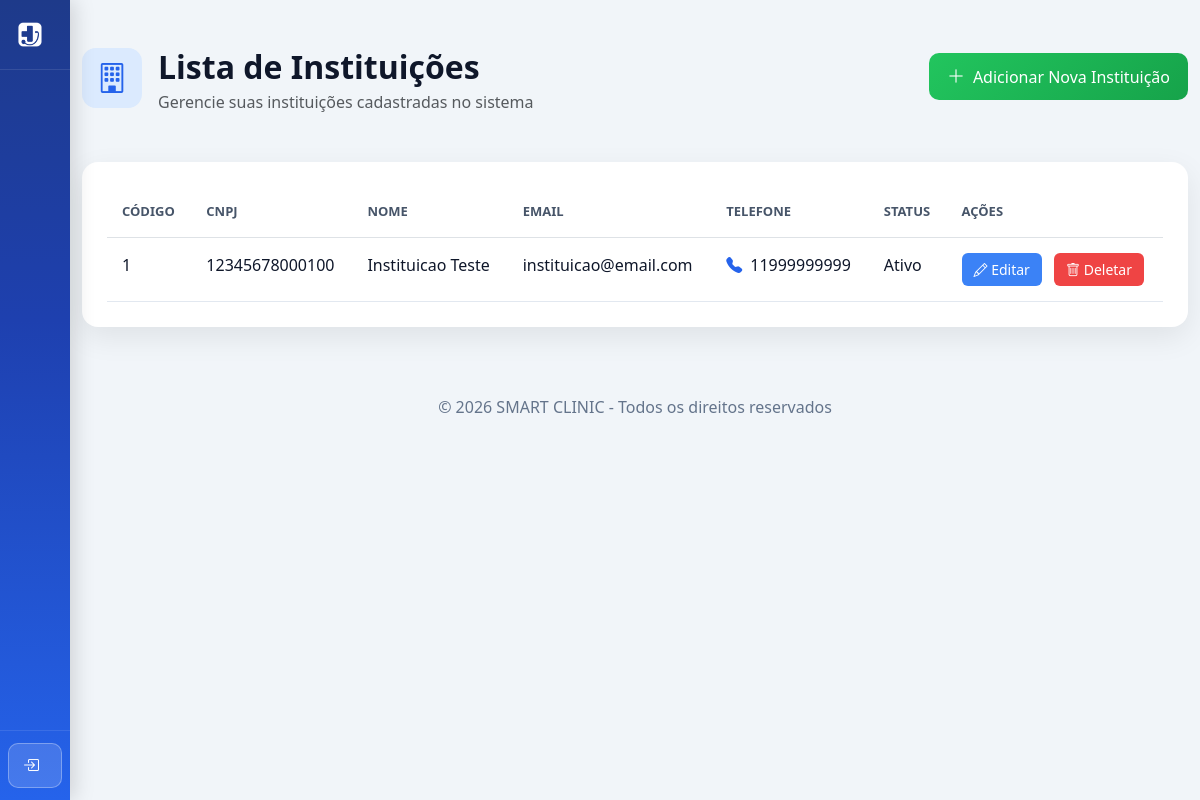
The page /Frontend/instituicao.php on the database its author committed.
### tables this page shows
CREATE TABLE `instituicao` (
  `cod` int(11) NOT NULL,
  `cnpj` varchar(20) DEFAULT NULL,
  `logo` varchar(200) NOT NULL,
  `email` varchar(100) NOT NULL,
  `senha` varchar(100) NOT NULL,
  `nome` varchar(100) NOT NULL,
  `telefone` varchar(20) NOT NULL,
  `endereco` varchar(200) NOT NULL,
  `status` varchar(20) NOT NULL
);

### Backend/controller/Database.php (called while the page is built)
<?php
class Database {
    private static $instance = null;
    public static function getConnection() {
        if (self::$instance === null) {
            $host = '127.0.0.1';
            $db   = 'smartclinic';
            $user = 'root';
            $pass = '';
            $charset = 'utf8mb4';
            $dsn = "mysql:host=$host;dbname=$db;charset=$charset";
            $options = [
                PDO::ATTR_ERRMODE => PDO::ERRMODE_EXCEPTION,
                PDO::ATTR_DEFAULT_FETCH_MODE => PDO::FETCH_ASSOC,
                PDO::ATTR_EMULATE_PREPARES => false,
            ];
            self::$instance = new PDO($dsn, $user, $pass, $options);
        }
        return self::$instance;
    }
}

### Backend/controller/InstituicaoController.php (called while the page is built, shortened)
<?php
require_once $_SERVER['DOCUMENT_ROOT'] . '/SMART-CLINIC-A/Backend/dao/InstituicaoDAO.php';
class InstituicaoController extends BaseController {
    private $dao;
    public function __construct() {
        $this->dao = new InstituicaoDAO();
    }
    public function getAll() {
        return $this->dao->getAll();
    }
}

### Backend/dao/BaseDAO.php (called while the page is built, shortened)
<?php
require_once $_SERVER['DOCUMENT_ROOT'] . '/SMART-CLINIC-A/Backend/controller/Database.php';
class BaseDAO {
    public function __construct() {
        $this->db = Database::getConnection();
    }
}

### Backend/dao/InstituicaoDAO.php (called while the page is built, shortened)
<?php
require_once $_SERVER['DOCUMENT_ROOT'] . '/SMART-CLINIC-A/Backend/dao/BaseDAO.php';
class InstituicaoDAO extends BaseDAO {
    public function getAll() {
        $stmt = $this->db->query('SELECT * FROM instituicao');
        return $stmt->fetchAll();
    }
}

### Frontend/instituicao.php (the view, shortened to what this page needs)
<?php
require_once __DIR__ . '/navbar.php';
?>
<!DOCTYPE html>
<html lang="pt-BR">
<head>
    <link href="https://cdn.jsdelivr.net/npm/bootstrap@5.3.2/dist/css/bootstrap.min.css" rel="stylesheet">
    <link href="https://cdn.jsdelivr.net/npm/bootstrap-icons@1.11.1/font/bootstrap-icons.css" rel="stylesheet">
</head>
<body>
<section class="py-5">
<div class="container-lg" style="max-width: 1200px;">
<?php
require_once $_SERVER['DOCUMENT_ROOT'] . '/SMART-CLINIC-A/Backend/controller/InstituicaoController.php';
$controller = new InstituicaoController();
$action = isset($_GET['action']) ? $_GET['action'] : 'list';
if ($action == 'list') {
?>
<div class="d-flex justify-content-between align-items-start mb-5">
    <div class="d-flex align-items-start gap-3">
        <div style="background: #dbeafe; width: 60px; height: 60px; border-radius: 14px; display: flex; align-items: center; justify-content: center;">
            <i class="bi bi-building" style="font-size: 30px; color: var(--azul);"></i>
        </div>
        <div>
            <h2 class="title mb-1">Lista de Instituições</h2>
            <p class="text-muted mb-0">Gerencie suas instituições cadastradas no sistema</p>
        </div>
    </div>
    <a href="instituicao.php?action=create" class="btn btn-verde d-flex align-items-center gap-2" style="margin-top: 5px;">
        <i class="bi bi-plus-lg" style="font-size: 18px;"></i> Adicionar Nova Instituição
    </a>
</div>
<div class="card-modern">
<div class="table-responsive">
<table class="table table-modern mb-0">
<thead style="background: #f1f5f9;">
<tr>
    <th style="padding: 15px; font-weight: 600; color: #475569; font-size: 13px; text-transform: uppercase;">CÓDIGO</th>
    <th style="padding: 15px; font-weight: 600; color: #475569; font-size: 13px; text-transform: uppercase;">CNPJ</th>
    <th style="padding: 15px; font-weight: 600; color: #475569; font-size: 13px; text-transform: uppercase;">NOME</th>
    <th style="padding: 15px; font-weight: 600; color: #475569; font-size: 13px; text-transform: uppercase;">EMAIL</th>
    <th style="padding: 15px; font-weight: 600; color: #475569; font-size: 13px; text-transform: uppercase;">TELEFONE</th>
    <th style="padding: 15px; font-weight: 600; color: #475569; font-size: 13px; text-transform: uppercase;">STATUS</th>
    <th style="padding: 15px; font-weight: 600; color: #475569; font-size: 13px; text-transform: uppercase;">AÇÕES</th>
</tr>
</thead>
<tbody>
<?php
$instituicoes = $controller->getAll();
foreach ($instituicoes as $inst) {
    echo "<tr style='border-bottom: 1px solid #e2e8f0;'>";
    echo "<td style='padding: 15px; color: #0f172a; font-weight: 500;'>{$inst['cod']}</td>";
    echo "<td style='padding: 15px; color: #0f172a;'>{$inst['cnpj']}</td>";
    echo "<td style='padding: 15px; color: #0f172a; font-weight: 500;'>{$inst['nome']}</td>";
    echo "<td style='padding: 15px; color: #0f172a;'>{$inst['email']}</td>";
    echo "<td style='padding: 15px; color: #0f172a;'><i class='bi bi-telephone-fill' style='color: var(--azul); margin-right: 8px;'></i>{$inst['telefone']}</td>";
    echo "<td style='padding: 15px; color: #0f172a;'>{$inst['status']}</td>";
    echo "<td style='padding: 15px;'>
        <a href='?action=edit&id={$inst['cod']}' class='btn btn-sm me-2' style='background: #3b82f6; color: white; border: none; border-radius: 6px; padding: 6px 12px;'>
            <i class='bi bi-pencil' style='font-size: 14px;'></i> Editar
        </a>
        <form method='POST' style='display:inline;'>
            <input type='hidden' name='delete_id' value='{$inst['cod']}'>
            <button class='btn btn-sm' style='background: #ef4444; color: white; border: none; border-radius: 6px; padding: 6px 12px;'>
                <i class='bi bi-trash' style='font-size: 14px;'></i> Deletar
            </button>
        </form>
    </td>";
    echo "</tr>";
}
?>
</tbody>
</table>
</div>
</div>
<?php } ?>
</div>
</section>
<footer style="background: transparent; color: #64748b; padding: 20px 0;">
    <div class="container-lg text-center">
        <p class="mb-0">© 2026 SMART CLINIC - Todos os direitos reservados</p>
    </div>
</footer>
</body>
</html>

### Frontend/instituicao.php (style rules this page uses)
:root { --azul: #2563eb; --azul-escuro: #1e40af; --verde: #22c55e; --fundo: #f1f5f9; }
body { background: var(--fundo); padding-top: 80px; font-family: 'Segoe UI', sans-serif; }
.card-modern { background: white; border-radius: 16px; padding: 25px; box-shadow: 0 10px 30px rgba(0,0,0,0.08); }
.title { font-weight: 600; color: #0f172a; }
.btn-verde { background: linear-gradient(135deg, #22c55e, #16a34a); border: none; color: white; border-radius: 10px; padding: 10px 18px; transition: 0.2s; }
.table-modern thead { background: #f1f5f9; }
.table-modern th { color: #475569; }
footer { background: transparent; color: #64748b; }

### Frontend/navbar.php (style rules this page uses)
:root { --sidebar-width: 260px; --sidebar-collapsed-width: 70px; --azul: #2563eb; --azul-escuro: #1e40af; --azul-mais-escuro: #1e3a8a; }
body.with-sidebar { margin-left: var(--sidebar-width); transition: margin-left 0.3s ease; padding-top: 0 !important; }
body.with-sidebar.sidebar-collapsed { margin-left: var(--sidebar-collapsed-width); }

### rows shown on the page
instituicao: cod "1", cnpj "12345678000100", nome "Instituicao Teste", email "instituicao@email.com", telefone "11999999999", status "Ativo"
